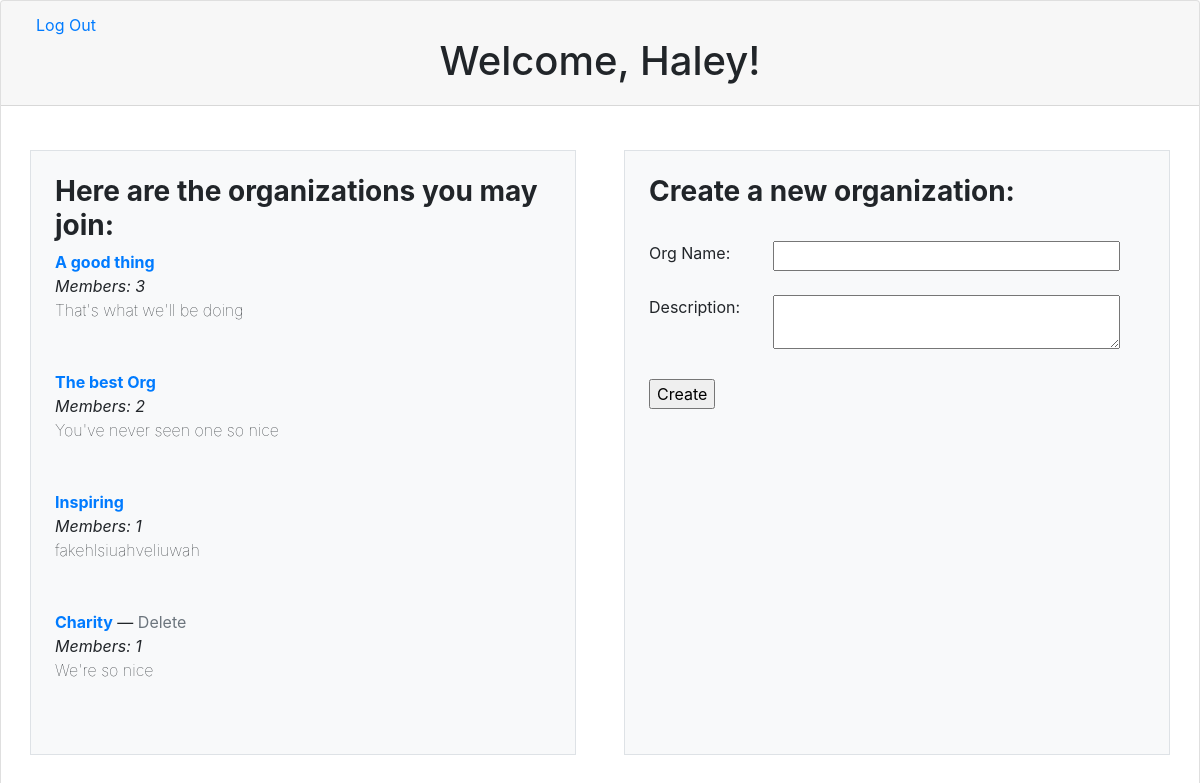
Page /homepage (signed in) on the committed database.
### main_app/models.py (models this page shows)
class User(models.Model):
    first_name = models.CharField(max_length=255)
    last_name = models.CharField(max_length=255)
    email = models.CharField(max_length=255)
    password = models.CharField(max_length=255)
    created_at = models.DateTimeField(auto_now_add = True)
    updated_at = models.DateTimeField(auto_now = True)
    objects = UserManager()

class Organization(models.Model):
    name = models.CharField(max_length=255)
    description = models.TextField()
    created_at = models.DateTimeField(auto_now_add = True)
    updated_at = models.DateTimeField(auto_now = True)
    uploaded_by = models.ForeignKey(User, related_name="organization_uploaded", on_delete = models.CASCADE)
    joined_by = models.ManyToManyField(User, related_name="joined_organizations")
    objects = OrganizationManager()

### main_app/views.py (the view)
# urls.py: path('homepage', views.homepage),
def homepage(request):
    context = {
        "user": User.objects.get(id=request.session['user_id']),
        "member_count": Organization.objects.annotate(num_views=Count('joined_by')).order_by('-num_views'),
    }
    return render(request, 'homepage.html', context)

### main_app/templates/homepage.html (shortened to what this page needs)
<!DOCTYPE html>
<html lang="en">
<head>
    <link rel="stylesheet" href="https://stackpath.bootstrapcdn.com/bootstrap/4.3.1/css/bootstrap.min.css">
</head>
<body>
    <div class="card">
        <div class="card-header">
            <div class="col">
                <a href="/logout">Log Out</a>
            </div>
            <h1 class="text-center">Welcome, {{ user.first_name }}!</h1>
        </div>
        <div class="card-body">
            <div class="row">
                <div class="col p-4 bg-light m-4 border">
                    <h3 class="font-weight-bold">Here are the organizations you may join:</h3>
                    <div>
                        {% for org in member_count %}
                            {% if user == org.uploaded_by %}
                                <a href="/org/{{ org.id }}" class="font-weight-bold">{{ org.name }}</a> &mdash;
                                <a href="/org/{{ org.id }}/delete" class="text-muted sm">Delete</a>
                                <p class="font-italic" class = "name">Members: {{ org.joined_by.count }}</p>
                                <p class="font-weight-lighter">{{ org.description }}</p>
                                <br>
                            {% else %}
                                <a href="/org/{{ org.id }}" class="font-weight-bold">{{ org.name }}</a>
                                <p class="font-italic" class = "name">Members: {{ org.joined_by.count }}</p>
                                <p class="font-weight-lighter">{{ org.description }}</p>
                                <br><br>
                            {% endif %}
                        {% endfor %}
                        <br>
                    </div>
                </div>
                <div class="col p-4 bg-light m-4 border">
                    <h3 class="font-weight-bold">Create a new organization:</h3>
                    <form action="/add_org" method="post">
                        <br>
                        <p>
                            <label for="name">Org Name:</label>
                            <input name="name" id="full">
                        </p>
                        <br>
                        <p>
                            <label for="description">Description:</label>
                            <textarea name="description" id="full"></textarea>
                        </p>
                        <br>
                        <input type="submit" value="Create">
                    </form>
                </div>
            </div>
        </div>
    </div>
</body>
</html>

### main_app/templates/homepage.html (style rules this page uses)
p { margin:0; }
form { display:table; width:95%; }
p { display: table-row; }
label { display: table-cell; vertical-align: top; }
input { display: table-cell; }
#full { width:100%; }

### rows in the picture
User: first_name "Haley"
Organization: name "A good thing", joined_by.count "3", description "That's what we'll be doing"
Organization: name "The best Org", joined_by.count "2", description "You've never seen one so nice"
Organization: name "Inspiring", joined_by.count "1", description "fakehlsiuahveliuwah"
Organization: name "Charity", joined_by.count "1", description "We're so nice"
